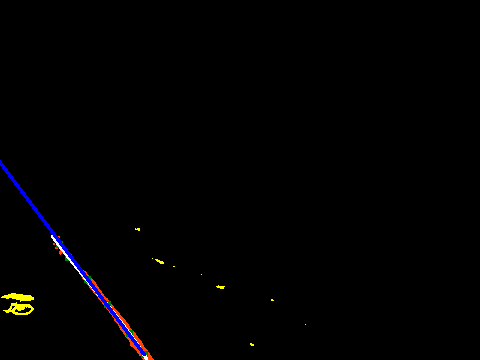
#> input picture Output.png, 480 x 360 px
$ python curvefit.py Output.png   (Python 2 division)
#> lines starting #> are read from the running program, lines starting #| are printed output that depends on the picture; after the words box and inside, x2 and y2 are one past the last pixel; in counts of white or black regions, pixels touching at a corner belong together
import cv2
import numpy as np
import sys

# color is the specific road marking color output by SegNet
color = np.array([0,69,255])

# Other colors. Note: These may be different based on your computer
green = np.array([0,128,0])
white = np.array([255,255,255])
gray = np.array([128,128,128])
yellow = np.array([255,255,0])
red = np.array([255,0,0])
cyan = np.array([0,255,255])
maroon = np.array([128,0,0])
black = np.array([0,0,0])
blue = np.array([255,0,0])
magenta = np.array([255,0,255])

if len(sys.argv) != 2:
	print "Usage: ./curvefit.py image.png"
	sys.exit()
inputFilename = sys.argv[1]
outputFilename = "Output.png"
src = cv2.imread(inputFilename, 1)
#> src is the input picture: shape (360, 480, 3); mean B, G, R 1.5, 1.1, 1.5
cv2.destroyAllWindows()
# Create binary image indicating if pixel was categorized as "road marking"
binary = cv2.inRange(src, color, color)
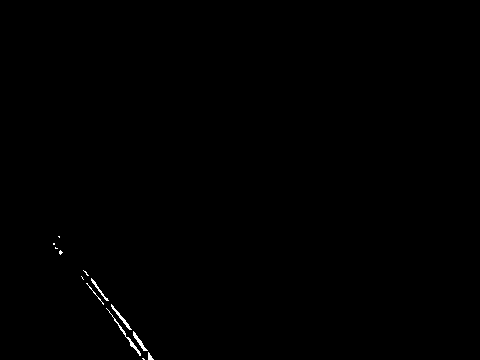
#> binary: shape (360, 480); 0.25% white in thin lines or dots, all inside (x1, y1, x2, y2) = (53, 236, 154, 360)
screen_height, screen_width = binary.shape
#> screen_height = 360; screen_width = 480

point_size = 7
tan = .12
# Base number of pixels to determine whether two pixels are close enough to be classified
# under the same line. This number decreases the higher the pixels are on the screen, to
# compensate for higher pixels being further apart than they appear (in terms of their
# actual distance on the road)
connected_base = 15
# The connected_base, but will be made smaller as described above
connected_thresh = 15 #say 5% of screen_height

# Take out non-road markings from res (which is the return image)
res = cv2.bitwise_and(src,src, mask = binary)


# Draw a green point of size point_size at coordinates (x, y)
def point(img, x, y):
	h_min = max(x - point_size / 2, 0)
	h_max = min(x + 1 + point_size / 2, screen_height)
	w_min = max(y - point_size / 2, 0)
	w_max = min(y + 1 + point_size / 2, screen_width)
	for i in range(h_min, h_max):
		for j in range(w_min, w_max):
			img[i, j] = green

# Also draws a point, but of smaller size and specified color
def line(img, x, y, color):
	h_min = max(x - 1, 0)
	h_max = min(x + 2, screen_height)
	w_min = max(int(y - 1), 0)
	w_max = min(int(y + 2), screen_width)
	for i in range(h_min, h_max):
		for j in range(w_min, w_max):
			img[i, j] = color

# Evaluates polynomial at point x, given the polynomial coefficients array
def evaluation(poly, x):
	ret = 0
	for i in range(len(poly)):
		ret += poly[i] * (x ** (len(poly) - i - 1))
	return ret

# For debugging: Gives a sense of what 15 frames looks like
# for i in range(15):
# 	res[100, i] = green

# Denotes whether a pixel has been visited. Becomes line number once the pixel is assigned to
# a line.
visited = [[-1 for i in range(screen_width)] for j in range(screen_height)]

# Number of lines produced in image
line_count = 0
# Stores an array of coordinates for each line
lines = []


# Create an array of size screen_width that starts from the center and alternates left
# and right (e.g. if screen_width = 7, then outputs [3,4,2,5,1,6,0])
w_from_center = [-1 for i in range(screen_width)]
#> w_from_center = 480 values from -1 to -1
w_center = (screen_width - 1) / 2
#> w_center = 239
w_from_center[0] = w_center
w_from_center[1] = w_center + 1
for i in range(3, screen_width, 2):
	w_from_center[i] = w_from_center[i - 2] + 1
for i in range(2, screen_width, 2):
	w_from_center[i] = w_from_center[i - 2] - 1


# Go down the screen and for every road marking pixel, categorize it as the same line as nearby pixels
# If no nearby categorized pixels already exist, categorize this pixel under a new line
# Visited indicates what line a pixel has been classified as (starts out at -1, becomes 0 if not road
# marking, otherwise becomes positive integer based on line categorized under)
for h in range(screen_height):
	# Make the connected threshold smaller as we are higher on the screen, since physical distances
	# are larger than they appear
	connected_thresh = max(1, int((h - .5 * screen_height) / (.5 * screen_height) * connected_base), 1)
	for w in w_from_center:
		# If road marking
		if binary[h, w]:
			# Look at neighbors starting from adjacent pixels, then go outwards until either
			# finding a categorized pixel or meeting the connected threshold
			for i in range(1, connected_thresh + 1):
				# Look at vertical strips
				if visited[h][w] == -1:
					for j in range(max(0, h - i), min(screen_height, h + i + 1)):
						if w + 2 * i - 1 < screen_width and visited[j][w + 2 * i - 1] > 0:
							lines[visited[j][w + 2 * i - 1] - 1].append((h,w))
							visited[h][w] = visited[j][w + 2 * i - 1]
							break
						if w + 2 * i < screen_width and visited[j][w + 2 * i] > 0:
							lines[visited[j][w + 2 * i] - 1].append((h,w))
							visited[h][w] = visited[j][w + 2 * i]
							break
						if w - 2 * i + 1 >= 0 and visited[j][w - 2 * i + 1] > 0:
							lines[visited[j][w - 2 * i + 1] - 1].append((h,w))
							visited[h][w] = visited[j][w - 2 * i + 1]
							break
						if w - 2 * i >= 0 and visited[j][w - 2 * i] > 0:
							lines[visited[j][w - 2 * i] - 1].append((h,w))
							visited[h][w] = visited[j][w - 2 * i]
							break
				# Look at horizontal strips (Note: these are twice as long as vertical strips. this is
				# to compensate for the road lines going horizontally into the center of the screen as
				# their height increases)
				if visited[h][w] == -1:
					for j in range(max(0, w - 2 * i), min(screen_width, w + 2 * i + 1)):
						if h + i < screen_height and visited[h + i][j] > 0:
							lines[visited[h + i][j] - 1].append((h,w))
							visited[h][w] = visited[h + i][j]
							break
						if h >= i and visited[h - i][j] > 0:
							lines[visited[h - i][j] - 1].append((h,w))
							visited[h][w] = visited[h - i][j]
							break
				else:
					break
			# If the pixel is still uncategorized after looking at all close by pixels, categorize
			# it under a new line and increment the total line count
			if visited[h][w] == -1:
				lines.append([(h,w)])
				line_count += 1
				visited[h][w] = line_count
		# not road marking
		else:
			visited[h][w] = 0
#> after the loop, line_count = 3

# Find irrelevant lines and color them cyan, otherwise fit relevant lines and draw tangent
invalid_lines = []
for i in range(len(lines)):
	minimum = screen_height - 1
	maximum = 0
	for (h,w) in lines[i]:
		if h < minimum:
			minimum = h
		if h > maximum:
			maximum = h
	diff = maximum - minimum
	# If length of line is too small, or line doesn't start low enough, or line isnt large enough,
	# classify it as irrelevant
	if diff < .15 * screen_height or maximum < screen_height / 2.0 or len(lines[i]) < 100:
		invalid_lines.append(i)
		for (h,w) in lines[i]:
			res[h,w] = cyan
	# Otherwise, the line is relevant. Divide the line into sections (larger sections at the
	# lower end compared to the higher end, to compensate for higher lengths being larger
	# than they appear)
	else:
		array = np.array([1., 3.5, 3.,2.5, 2.,1.5])
		n_array = array / sum(array)
		beginning = maximum
		h_array = [maximum for k in range(len(array) + 1)]
		for j in range(len(array)):
			h_array[j + 1] = h_array[j] - n_array[j] * diff
		section = [[] for j in range(len(array))]
		for (h,w) in lines[i]:
			for j in range(len(array)):
				if h >= h_array[j + 1]:
					section[j].append((h,w))
					break
		points_to_fit_h = []
		points_to_fit_w = []
		# Average the point coordinates in each section, to produce a point that is "representative"
		# of this entire section, to be used for the polynomial fit.
		for j in range(len(section)):
			h_avg = 0
			w_avg = 0
			count = 0
			for (h,w) in section[j]:
				h_avg += h
				w_avg += w
				count += 1
			if count == 0:
				continue
			else:
				# If there are too many points in this section (say, twice as many as there
				# there should be proportionally in this section, then we're probably capturing
				# a stop line within the side line, so all points in this section out)
				if count / n_array[j] < 2 * len(lines[i]):
					h_avg /= count
					w_avg /= count
					point(res, h_avg, w_avg)
					points_to_fit_h.append(h_avg)
					points_to_fit_w.append(w_avg)
				else:
					new_line = []
					for (h,w) in lines[i]:
						if h < h_array[j + 1] or h >= h_array[j]:
							new_line.append((h,w))
						else:
							res[h,w] = cyan
					lines[i] = new_line

		# Polynomial fit representative points
		p = np.polyfit(points_to_fit_h, points_to_fit_w, 3)
		for i in range(minimum, maximum):
			line(res, i, evaluation(p, i), white)
		# Extend line, based off first tan (~12%) of polynomial fit
		h0 = points_to_fit_h[0]
		w0 = points_to_fit_w[0]
		h1 = max(0, (int) (points_to_fit_h[0] - tan * screen_height))
		w1 = (int) (evaluation(p, h1))
		slope = 1.0 * (w0 - w1) / (h0 - h1)
		intercept = 1.0 * (w1 * h0 - h1 * w0) / (h0 - h1)
		for k in range(0, h0 + 1):
			line(res, k, slope * k + intercept, blue)
#> this loop made 3 passes
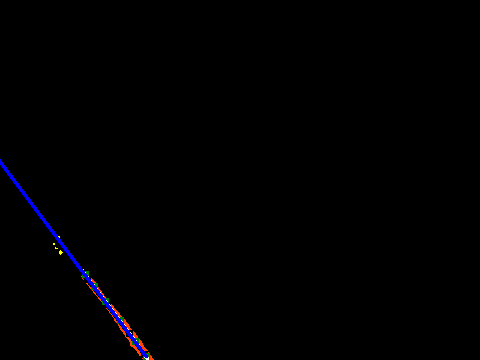
#> res: shape (360, 480, 3); mean B, G, R 1.4, 0.3, 0.5

### For debugging purposes; separates pixels into their line categories. Note: for different
### systems, these colors might not be accurate.
# [30 lines of commented-out code are left out]

cv2.imshow('Road Fit',res)
cv2.waitKey(0)
cv2.imwrite(outputFilename, res)
